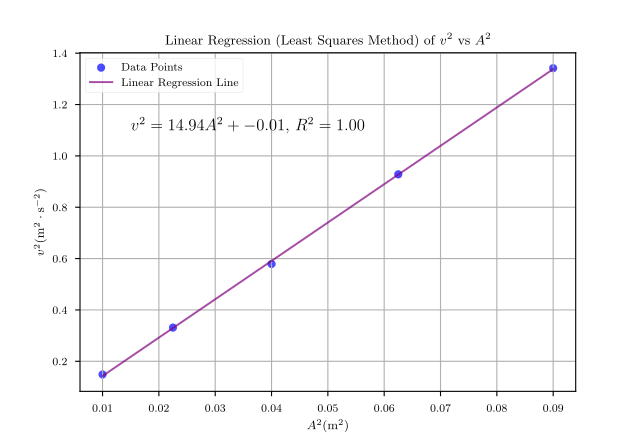

This figure's Python source:
import numpy as np
import matplotlib.pyplot as plt
from sklearn.linear_model import LinearRegression
import matplotlib

plt.rcParams.update({
    "text.usetex": True,
    "font.family": "CMU Serif",
})
matplotlib.rcParams['mathtext.fontset'] = 'stix'
plt.style.use('seaborn-v0_8-paper')

# Data
y = np.array([38.55, 57.56, 76.09, 96.34, 115.83])
x = np.array([10, 15, 20, 25, 30]).reshape(-1, 1)
y = y / 100
x = x / 100
x = x * x
y = y * y
# Perform linear regression
model = LinearRegression()
model.fit(x, y)
# Get the slope and intercept of the line best fit
slope = model.coef_[0]
intercept = model.intercept_
print(f"Slope: {slope}")

# Get the R^2 value
r_squared = model.score(x, y)

# Generate predictions
y_pred = model.predict(x)

# Plotting
plt.scatter(x, y, color='blue', alpha=0.7,  label='Data Points')
plt.plot(x, y_pred, color='purple', alpha = 0.7, label='Linear Regression Line')
plt.title('Linear Regression (Least Squares Method) of $v^2$ vs $A^2$')
plt.ylabel('$v^2 (\\mathrm{m^2 \\cdot s^{-2}})$')
plt.xlabel('$A^2 (\\mathrm{m^2})$')
plt.legend()
plt.grid()

# Add the equation of the line
plt.text(0.015, 1.1, f"$v^2 = {slope:.2f}A^2 + {intercept:.2f}$, $R^2 = {r_squared:.2f}$", fontsize=12)
print(f"Slope: {slope}, Intercept: {intercept}, R^2: {r_squared}")
plt.savefig("plot5.pdf")
